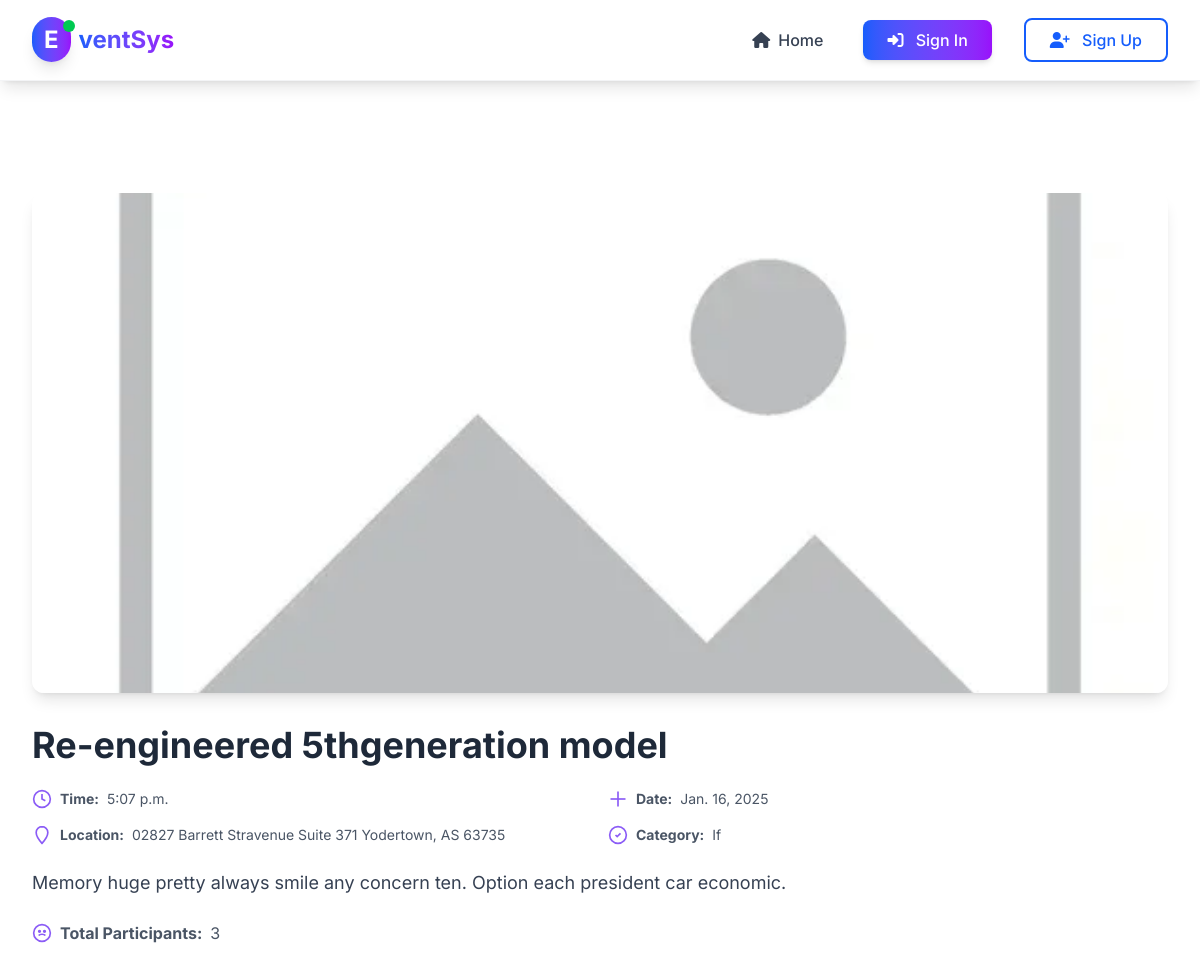
Page /events/event/eventDetails/2/ on the committed database.
### events/models.py (models this page shows, shortened)
class Event(models.Model):
    name = models.CharField(max_length=100)
    description = models.TextField()
    date = models.DateField()
    time = models.TimeField()
    image = models.ImageField(
        upload_to="events_img", default="default.webp", blank=True
    )
    participants = models.ManyToManyField(User, related_name="rsvp_events", blank=True)
    location = models.CharField(max_length=200)
    category = models.ForeignKey(
        Category, on_delete=models.CASCADE, related_name="events"
    )
    created_by = models.ForeignKey(
        User,
        on_delete=models.CASCADE,
        related_name="created_events",
        null=True,
        blank=True,
    )

class Category(models.Model):
    name = models.CharField(max_length=50)
    description = models.TextField(blank=True, null=True)

### events/views.py (the view)
# urls.py: path("event/eventDetails/<int:event_id>/", event_detail, name="event_details"),
def event_detail(request, event_id):
    try:
        event = (
            Event.objects.select_related("category")
            .prefetch_related("participants")
            .get(id=event_id)
        )
    except Event.DoesNotExist:
        messages.error(request, "Event not found.")
        return redirect("home")
    context = {
        "event": event,
    }
    return render(request, "event/eventDetails.html", context)

### events/templates/event/eventDetails.html (shortened to what this page needs)
{% extends "base.html" %}
{% load static %}
{% block theme %}
    {% include "../shared/header.html" %}
    <section class="e-container  e-my">
        <div class="flex flex-col gap-8  w-full">
            <div class="overflow-hidden rounded-xl shadow-lg">
                <img src="{{ event.image.url }} "
                     width="100%"
                     height="100%"
                     alt="Event Image"
                     class="w-full lg:h-[500px] object-cover" />
            </div>
            <div class="space-y-6">
                <h1 class="text-4xl font-bold text-gray-800">{{ event.name }}</h1>
                <div class="grid grid-cols-1 sm:grid-cols-2 gap-4 text-sm text-gray-600">
                    <div class="flex items-center gap-2">
                        <svg class="w-5 h-5 text-secondary"
                             fill="none"
                             stroke="currentColor"
                             stroke-width="2"
                             viewBox="0 0 24 24">
                            <path d="M12 6v6l4 2" />
                            <circle cx="12" cy="12" r="10" />
                        </svg>
                        <span class="font-bold">Time:</span> {{ event.time }}
                    </div>
                    <div class="flex items-center gap-2">
                        <svg class="w-5 h-5 text-secondary"
                             fill="none"
                             stroke="currentColor"
                             stroke-width="2"
                             viewBox="0 0 24 24">
                            <path d="M3 12h18" />
                            <path d="M12 3v18" />
                        </svg>
                        <span class="font-bold">Date:</span> {{ event.date }}
                    </div>
                    <div class="flex items-center gap-2">
                        <svg class="w-5 h-5 text-secondary"
                             fill="none"
                             stroke="currentColor"
                             stroke-width="2"
                             viewBox="0 0 24 24">
                            <path d="M12 2C8.13 2 5 5.13 5 9c0 5.25 7 13 7 13s7-7.75 7-13c0-3.87-3.13-7-7-7z" />
                        </svg>
                        <span class="font-bold">Location:</span> {{ event.location }}
                    </div>
                    <div class="flex items-center gap-2">
                        <svg class="w-5 h-5 text-secondary"
                             fill="none"
                             stroke="currentColor"
                             stroke-width="2"
                             viewBox="0 0 24 24">
                            <circle cx="12" cy="12" r="10" />
                            <path d="M9 12l2 2l4 -4" />
                        </svg>
                        <span class="font-bold">Category:</span> {{ event.category.name }}
                    </div>
                </div>
                <p class="text-lg text-gray-700">{{ event.description }}</p>
                <div class="mt-6">
                    <p class="text-gray-600 mb-2 flex items-center gap-2">
                        <svg class="w-5 h-5 text-secondary"
                             fill="none"
                             stroke="currentColor"
                             stroke-width="2"
                             viewBox="0 0 24 24">
                            <circle cx="12" cy="12" r="10" />
                            <path d="M8 15c1.333-2 6.667-2 8 0" />
                            <circle cx="9" cy="10" r="1" />
                            <circle cx="15" cy="10" r="1" />
                        </svg>
                        <span class="font-bold">Total Participants:</span> {{ event.participants.count }}
                    </p>
                </div>
            </div>
        </div>
    </section>
{% endblock theme %}

### theme/templates/base.html (style rules this page uses)
body { font-family: "Inter", sans-serif; }

### rows in the picture
Event: image (placeholder picture), name "Re-engineered 5thgeneration model", time "5:07 p.m.", date "Jan. 16, 2025", location "02827 Barrett Stravenue Suite 371 Yodertown, AS 63735", category.name "If", description "Memory huge pretty always smile any concern ten. Option each president car economic.", participants.count "3"
